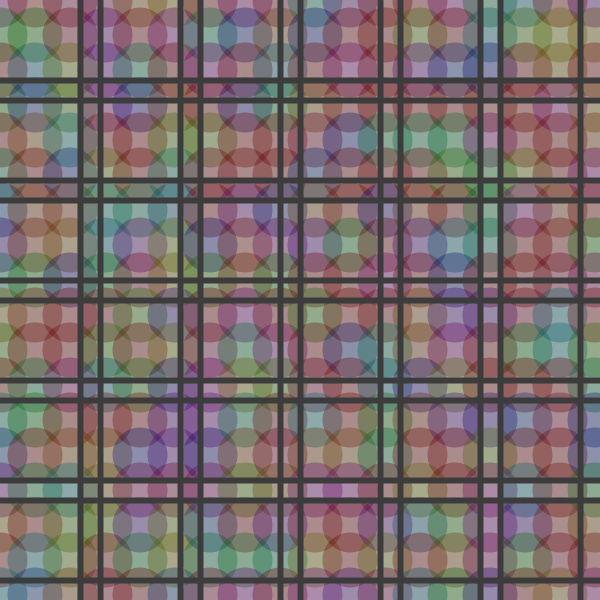
Frame 1 (no input)
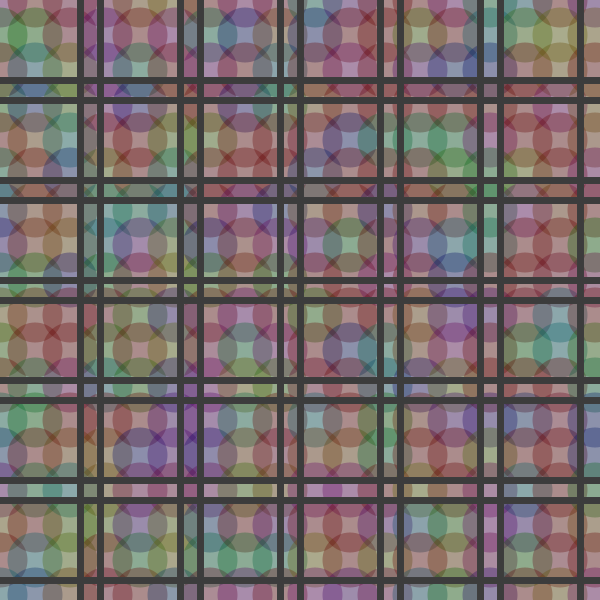
Frame 60 (the mouse pressed at the canvas centre just before this capture)
Frame 120 (the mouse held since frame 60 and released just before this capture): identical to frame 60, image omitted

The Processing sketch that drew these frames (run headless with seeded random() and noise(); from frame 60 on, the mouse is pressed at the canvas centre):

// Processing sketch: processing_72443
// ── processing_72443.pde

void setup() {
 size (600,600);
 colorMode(HSB);
 noStroke();
 grid();
 }
 void draw(){

 strokeWeight(6);
 stroke(60);
 line(80,0,80,600);
 line(100,0,100,600);
 line(180,0,180,600);
 line(200,0,200,600);
 line(280,0,280,600);
 line(300,0,300,600);
 line(380,0,380,600);
 line(400,0,400,600);
 line(480,0,480,600);
 line(500,0,500,600);
 line(580,0,580,600);
 line(0,80,600,80);
 line(0,100,600,100);
 line(0,180,600,180);
 line(0,200,600,200);
 line(0,280,600,280);
 line(0,300,600,300);
 line(0,380,600,380);
 line(0,400,600,400);
 line(0,480,600,480);
 line(0,500,600,500);
 line(0,580,600,580);

 }


 void grid(){
 noStroke();
 for(int x=0;x<width;x+=35){
 for(int y=0;y<height;y+=35){
 fill(random(336),536,100,80);
 ellipse(x, y, 55, 55);
 }
 }
 }
